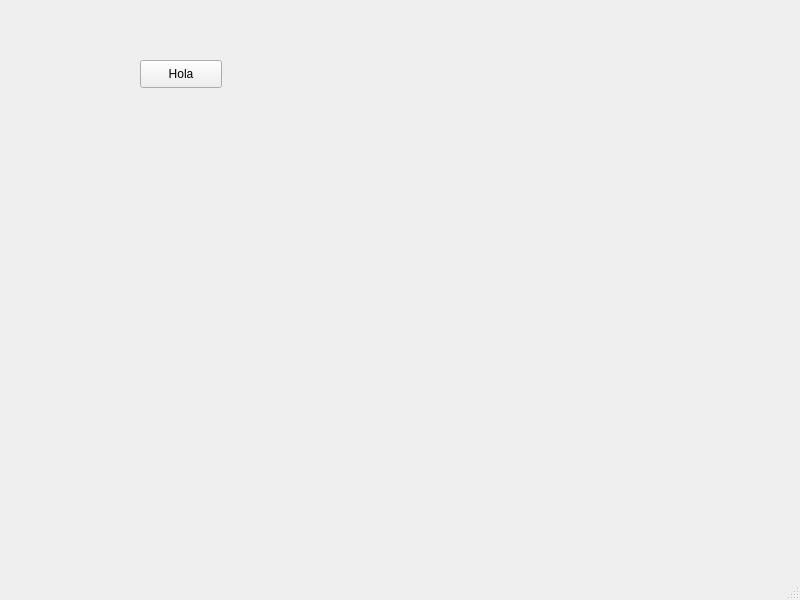
<?xml version="1.0" encoding="UTF-8"?>
<ui version="4.0">
 <class>MainWindow</class>
 <widget class="QMainWindow" name="MainWindow">
  <property name="geometry">
   <rect>
    <x>0</x>
    <y>0</y>
    <width>800</width>
    <height>600</height>
   </rect>
  </property>
  <property name="windowTitle">
   <string>MainWindow</string>
  </property>
  <widget class="QWidget" name="centralwidget">
   <widget class="QPushButton" name="pushButton">
    <property name="geometry">
     <rect>
      <x>140</x>
      <y>60</y>
      <width>82</width>
      <height>28</height>
     </rect>
    </property>
    <property name="text">
     <string>Hola</string>
    </property>
   </widget>
  </widget>
  <widget class="QMenuBar" name="menubar">
   <property name="geometry">
    <rect>
     <x>0</x>
     <y>0</y>
     <width>800</width>
     <height>25</height>
    </rect>
   </property>
  </widget>
  <widget class="QStatusBar" name="statusbar"/>
 </widget>
 <resources/>
 <connections/>
</ui>
